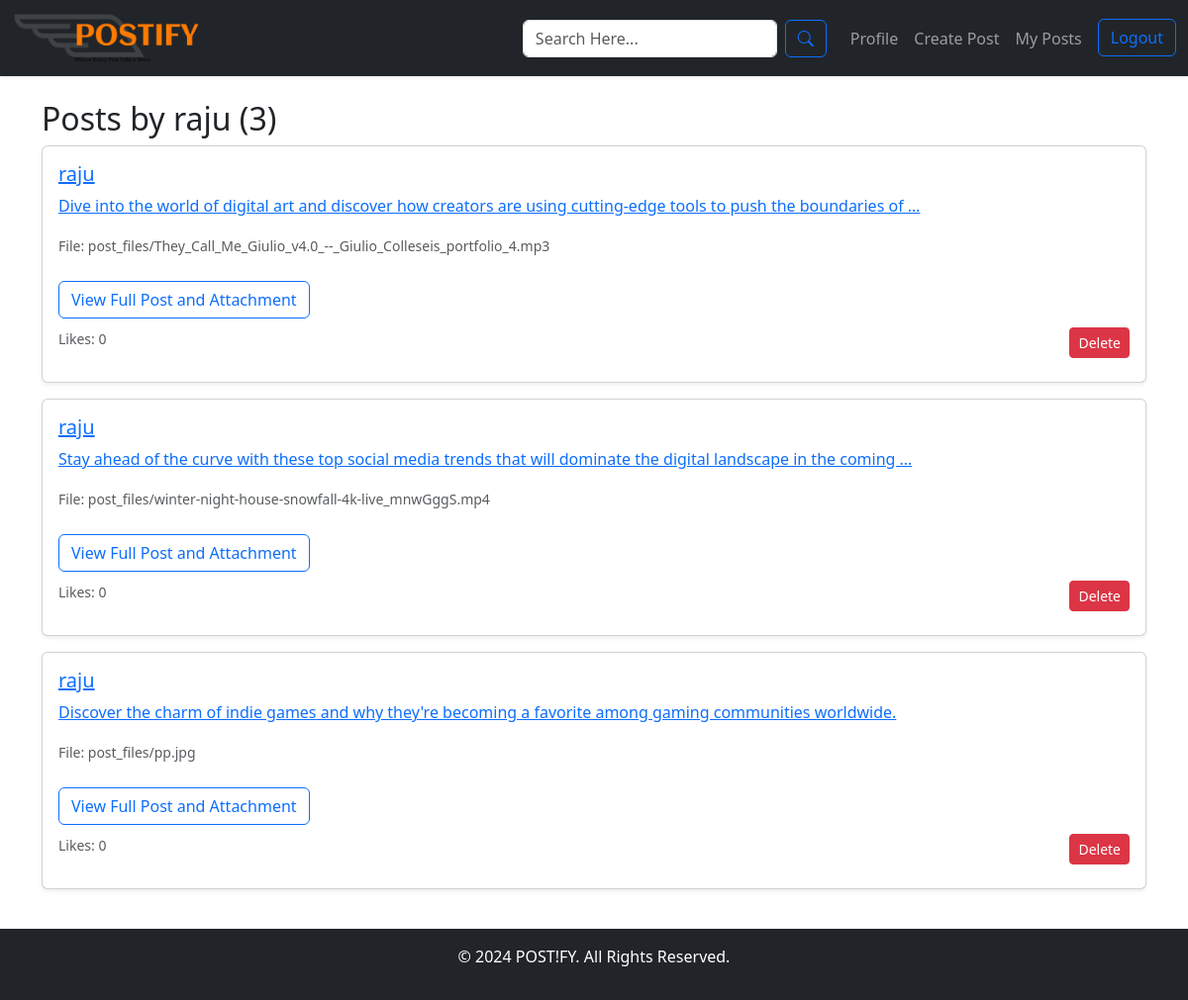
Page /my_posts/ (signed in) on the committed database.
### app/models.py (models this page shows, shortened)
class Post(models.Model):
    user = models.ForeignKey(User, on_delete=models.CASCADE)
    title = models.CharField(max_length=255)
    content = models.TextField()
    file = models.FileField(upload_to='post_files/', null=True, blank=True)
    created_at = models.DateTimeField(auto_now_add=True)
    def like_count(self):
        return self.likes.count()

### app/views.py (the view)
# urls.py: path('my_posts/', views.my_posts, name='my_posts'),
def my_posts(request):
    user_posts = Post.objects.filter(user=request.user)
    posts_count = user_posts.count()
    return render(request, 'my_posts.html', {
        'posts': user_posts,
        'posts_count': posts_count,
        'user': request.user
    })

### templates/my_posts.html (shortened to what this page needs)
{% extends 'base.html' %}
{% block content %}
    <div class="container mt-4">
        <h2>Posts by {{ user.username }} ({{ posts_count }})</h2>
        <div class="row">
            {% for post in posts %}
            <div class="col-12 d-flex align-items-stretch">
                <div class="card shadow-sm mb-3 w-100">
                    <div class="card-body">
                        <h5 class="card-title">
                            <a href="{% url 'post_detail' post.id %}">{{ post.user.username }}</a>
                        </h5>
                        <p class="card-text">
                            <a href="{% url 'post_detail' post.id %}">{{ post.content|truncatewords:20 }}</a>
                        </p>
                        {% if post.file %}
                            <p class="card-text">
                                <small class="text-muted">File: {{ post.file.name }}</small>
                            </p>
                            <a href="{% url 'post_detail' post.id %}" class="btn btn-outline-primary mt-2">
                                View Full Post and Attachment
                            </a>
                        {% else %}
                            <a href="{% url 'post_detail' post.id %}" class="btn btn-outline-primary mt-2">
                                View Full Post
                            </a>
                        {% endif %}
                        <div class="d-flex justify-content-between align-items-center">
                            <p class="card-text mt-2">
                                <small class="text-muted">Likes: {{ post.like_count }}</small>
                            </p>
                            <form method="post" action="{% url 'delete_post' post.id %}" style="margin: 0;">
                                <button type="submit" class="btn btn-danger btn-sm">Delete</button>
                            </form>
                        </div>
                    </div>
                </div>
            </div>
            {% endfor %}
        </div>
    </div>
{% endblock %}

### rows in the picture
Post: user.username "raju", content "Dive into the world of digital art and discover how creators are using cutting-edge tools to push the boundaries of …", file.name "post_files/They_Call_Me_Giulio_v4.0_--_Giulio_Colleseis_portfolio_4.mp3", like_count "0"
Post: user.username "raju", content "Stay ahead of the curve with these top social media trends that will dominate the digital landscape in the coming …", file.name "post_files/winter-night-house-snowfall-4k-live_mnwGggS.mp4", like_count "0"
Post: user.username "raju", content "Discover the charm of indie games and why they're becoming a favorite among gaming communities worldwide.", file.name "post_files/pp.jpg", like_count "0"

### other values in the picture
{{ user.username }} "raju"
{{ posts_count }} "3"
